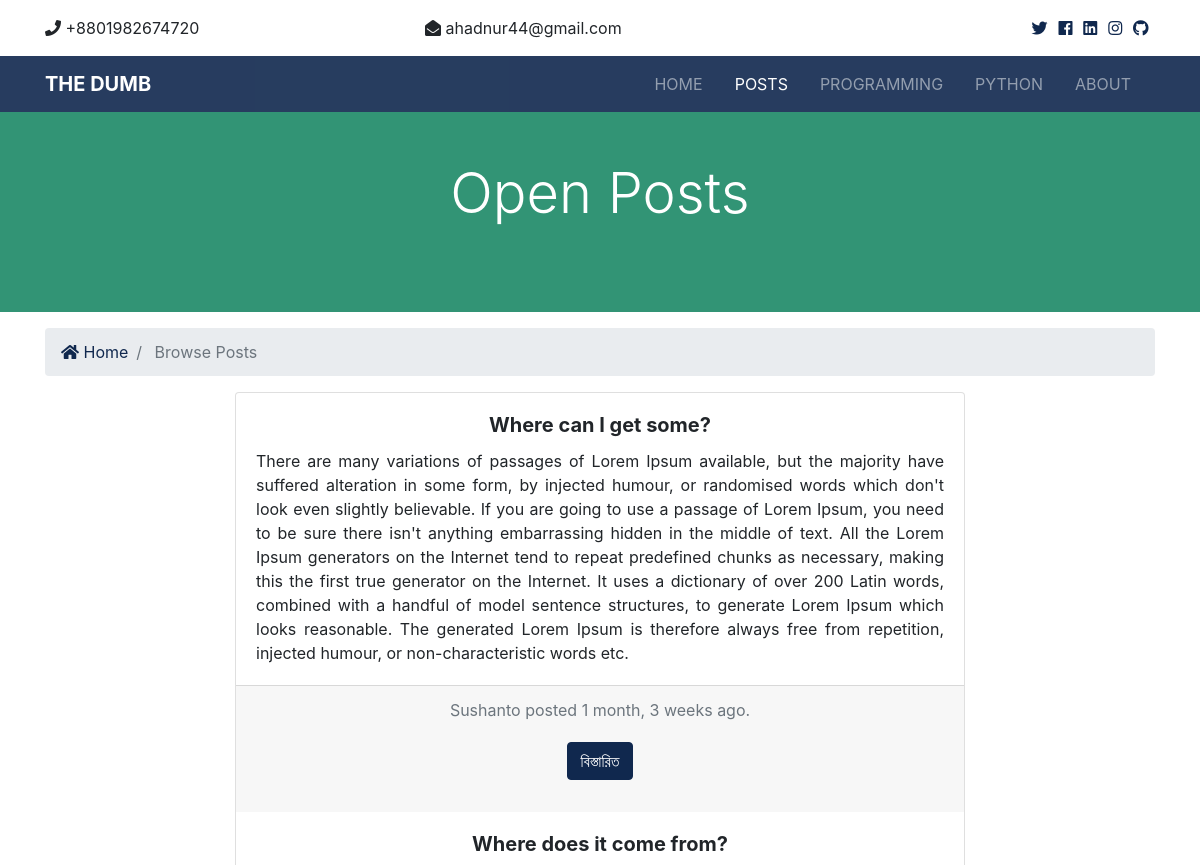
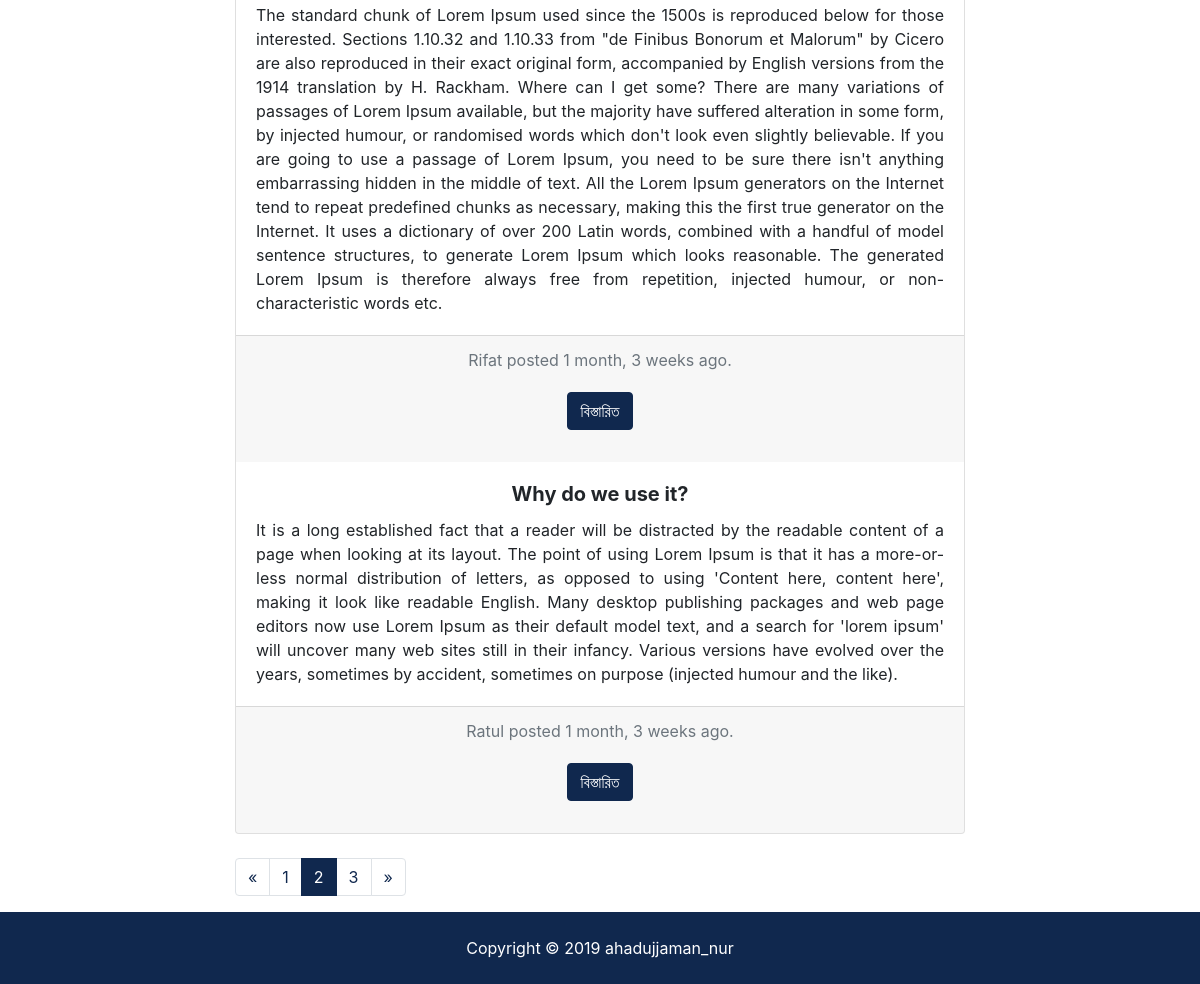
The app's page /posts/?page=2 with its own data (2 pictures, top to bottom).
### posts/models.py (models this page shows, shortened)
class Post(models.Model):
    title = models.CharField(max_length=150)
    body = models.TextField()
    author = models.CharField(max_length=100)
    post_time = models.DateTimeField(default=datetime.now, blank=True)
    is_published = models.BooleanField(default=True)

### posts/views.py (the view)
# urls.py: path('', views.index, name='index'),
def index(request):
    posts = Post.objects.order_by('-post_time').filter(is_published=True)
    paginator = Paginator(posts, per_page=3)
    page = request.GET.get('page')
    paged_posts = paginator.get_page(page)
    context = {
        'posts': paged_posts,
    }
    return render(request, 'posts/posts.html', context)

### templates/posts/posts.html (shortened to what this page needs)
{% extends 'base.html' %}
{% load humanize %}
{% block content %}
  <section id="showcase-inner" class="py-5 text-white">
    <div class="container">
      <div class="row text-center">
        <div class="col-md-12">
          <h1 class="display-4">Open Posts</h1>
        </div>
      </div>
    </div>
  </section>
  <section id="bc" class="mt-3">
    <div class="container">
      <nav aria-label="breadcrumb">
        <ol class="breadcrumb">
          <li class="breadcrumb-item">
            <a href="{% url 'index' %}">
              <i class="fas fa-home"></i> Home</a>
          </li>
          <li class="breadcrumb-item active"> Browse Posts</li>
        </ol>
      </nav>
    </div>
  </section>
<div class="container">
  <div class="row">
      <div class="col-lg-8 col-md-10 mx-auto">
          <div class="card text-center">
              {% if posts %}
                {% for post in posts %}
                  <div class="card-body">
                      <h5 class="card-title"><b>{{ post.title }}</b></h5>
                      <div align="justify">
                        <p class="card-text">{{ post.body | safe }}</p>
                      </div>
                  </div>
                  <div class="card-footer text-muted">
                    {{ post.author }} posted {{ post.post_time | timesince}} ago.
                    <div class="card-body">
                        <a href="{% url 'post' post.id %}" class="btn btn-primary">বিস্তারিত</a>
                    </div>
                  </div>
                {% endfor %}
              {% else %}
              <div class="card-body">
                  <h5 class="card-title">
                      No Posts Available!
                  </h5>
              </div>
              {% endif %}
            </div>
      </div>
  </div>
<br>
</div>
  <div class="container">
      <div class="row">
          <div class="col-lg-8 col-md-10 mx-auto">
            {% if posts.has_other_pages %}
              <ul class="pagination">
                {% if posts.has_previous %}
                  <li class="page-item">
                    <a href="?page={{posts.previous_page_number}}" class="page-link">&laquo;</a>
                  </li>
                {% else %}
                  <li class="page-item disabled">
                    <a class="page-link">&laquo;</a>
                  </li>
                {% endif %}
                {% for i in posts.paginator.page_range %}
                  {% if posts.number == i %}
                    <li class="page-item active">
                      <a class="page-link">{{i}}</a>
                    </li>
                  {% else %}
                    <li class="page-item">
                      <a href="?page={{i}}" class="page-link">{{i}}</a>
                    </li>
                  {% endif %}
                {% endfor %}
                {% if posts.has_next %}
                  <li class="page-item">
                    <a href="?page={{posts.next_page_number}}" class="page-link">&raquo;</a>
                  </li>
                {% else %}
                  <li class="page-item disabled">
                    <a class="page-link">&raquo;</a>
                  </li>
                {% endif %}
              </ul>
            {% endif %}
          </div>
        </div>
  </div>
{% endblock %}

### myblog/staticfiles/css/all.css (style rules this page uses)
.fa, .fas, .far, .fal, .fab { -moz-osx-font-smoothing: grayscale; -webkit-font-smoothing: antialiased; display: inline-block; font-style: normal; font-variant: normal; text-rendering: auto; line-height: 1; }
.fa-home:before { content: "\f015"; }
.fa, .fas { font-family: 'Font Awesome 5 Free'; font-weight: 900; }

### myblog/staticfiles/css/style.css (style rules this page uses)
#showcase-inner { background: #7dcea0; position: relative; overflow: hidden; min-height: 200px; }
#showcase-inner::before { content: ''; position: absolute; top: 0; left: 0; min-height: 100%; width: 100%; background: rgba(32, 134, 107, 0.8); }

### records on screen
Post: title "Where can I get some?", body "There are many variations of passages of Lorem Ipsum available, but the majority have suffered alteration in some form, by injected humour, or randomised words which don't look even slightly believable. If you are going to use a passage of Lorem Ipsum, you need to be sure there isn't anything embarrassing hidden in the middle of text. All the Lorem Ipsum generators on the Internet tend to repeat predefined chunks as necessary, making this the first true generator on the Internet. It uses a dictionary of over 200 Latin words, combined with a handful of model sentence structures, to generate Lorem Ipsum which looks reasonable. The generated Lorem Ipsum is therefore always free from…", author "Sushanto", post_time "1 month, 3 weeks"
Post: title "Where does it come from?", body "The standard chunk of Lorem Ipsum used since the 1500s is reproduced below for those interested. Sections 1.10.32 and 1.10.33 from \"de Finibus Bonorum et Malorum\" by Cicero are also reproduced in their exact original form, accompanied by English versions from the 1914 translation by H. Rackham. Where can I get some? There are many variations of passages of Lorem Ipsum available, but the majority have suffered alteration in some form, by injected humour, or randomised words which don't look even slightly believable. If you are going to use a passage of Lorem Ipsum, you need to be sure there isn't anything embarrassing hidden in the middle of text. All the Lorem Ipsum generators on the…", author "Rifat", post_time "1 month, 3 weeks"
Post: title "Why do we use it?", body "It is a long established fact that a reader will be distracted by the readable content of a page when looking at its layout. The point of using Lorem Ipsum is that it has a more-or-less normal distribution of letters, as opposed to using 'Content here, content here', making it look like readable English. Many desktop publishing packages and web page editors now use Lorem Ipsum as their default model text, and a search for 'lorem ipsum' will uncover many web sites still in their infancy. Various versions have evolved over the years, sometimes by accident, sometimes on purpose (injected humour and the like).", author "Ratul", post_time "1 month, 3 weeks"

### other values on screen
{{ i }} "1" "3"
{{ i }} "2"
